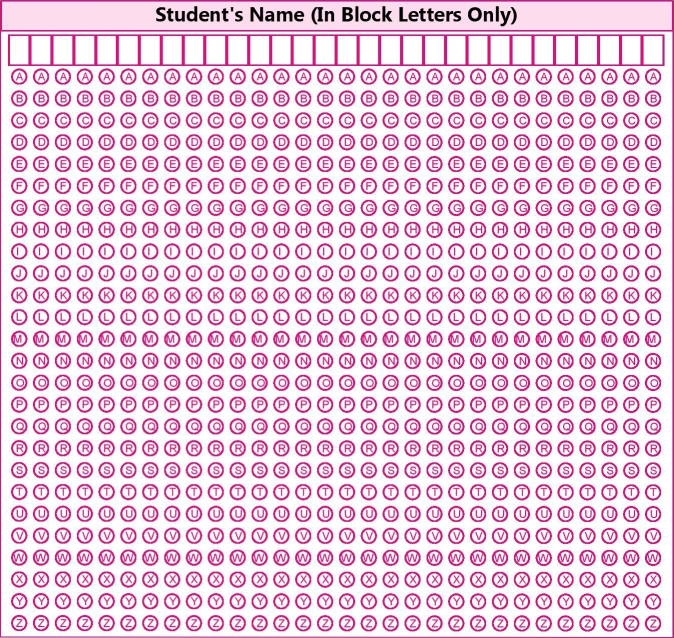
#> input picture warped_sheet.jpg, 1348 x 1276 px, given in place of a4397defd26be38b74d96a98a34689d4.jpg, which was not available (shown at 1/2 size)
$ python preprocess.py
#> lines starting #> are read from the running program, lines starting #| are printed output that depends on the picture; after the words box and inside, x2 and y2 are one past the last pixel; in counts of white or black regions, pixels touching at a corner belong together; pictures that were not available may be replaced by others from this repository, and a replacement may not be noted
import cv2
import numpy as np

def load_image(path):
     """Load an image from a file path."""
     image = cv2.imread(path)
     if image is None:
          raise ValueError(f"Image not found at path: {path}")
     return image
def find_paper_contour(image, debug=False):
     """Detect the largest 4-point contour (the OMR sheet boundary)."""
     gray = cv2.cvtColor(image, cv2.COLOR_BGR2GRAY)
     blur = cv2.GaussianBlur(gray, (5,5), 0)
     edged = cv2.Canny(blur, 50, 150)

     cnts, _ = cv2.findContours(edged.copy(), cv2.RETR_EXTERNAL, cv2.CHAIN_APPROX_SIMPLE)
     cnts = sorted(cnts, key=cv2.contourArea, reverse=True)[:5]

     for c in cnts:
          peri = cv2.arcLength(c, True)
          approx = cv2.approxPolyDP(c, 0.02 * peri, True)
          if len(approx) == 4:  # Found rectangle
               if debug:
                    print("Found 4-point contour for sheet.")
               return approx.reshape(4,2)

     return None

def order_points(pts):
     """Order points as top-left, top-right, bottom-right, bottom-left."""
     rect = np.zeros((4,2), dtype="float32")
     s = pts.sum(axis=1)
     rect[0] = pts[np.argmin(s)]
     rect[2] = pts[np.argmax(s)]

     diff = np.diff(pts, axis=1)
     rect[1] = pts[np.argmin(diff)]
     rect[3] = pts[np.argmax(diff)]
     return rect

def four_point_transform(image, pts):
    rect = order_points(pts)
    (tl, tr, br, bl) = rect

    widthA = np.linalg.norm(br - bl)
    widthB = np.linalg.norm(tr - tl)
    maxWidth = max(int(widthA), int(widthB))

    heightA = np.linalg.norm(tr - br)
    heightB = np.linalg.norm(tl - bl)
    maxHeight = max(int(heightA), int(heightB))

    dst = np.array([
        [0,0],
        [maxWidth-1, 0],
        [maxWidth-1, maxHeight-1],
        [0, maxHeight-1]
    ], dtype="float32")

    M = cv2.getPerspectiveTransform(rect, dst)
    warped = cv2.warpPerspective(image, M, (maxWidth, maxHeight))
    return warped

def preprocess_sheet(path, debug=False):
    """Load image, detect sheet, apply perspective correction."""
    img = load_image(path)
#> in load_image, image is the input picture: shape (1276, 1348, 3); mean B, G, R 220.1, 198.1, 233.8
    contour = find_paper_contour(img, debug=debug)
#> in find_paper_contour, `gray = cv2.cvtColor(image, cv2.COLOR_BGR2GRAY)`:
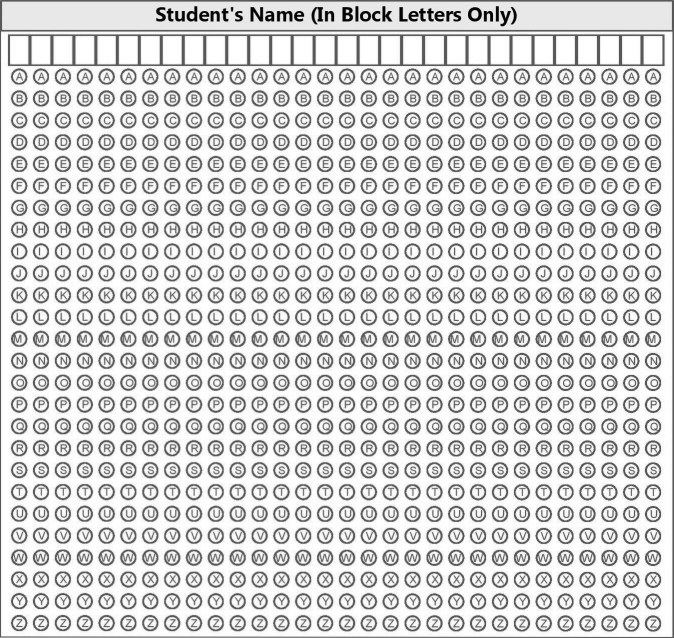
#> gray: shape (1276, 1348) (shown at 1/2 size); min 0, max 255, mean 211.3
#> in find_paper_contour, `edged = cv2.Canny(blur, 50, 150)`:
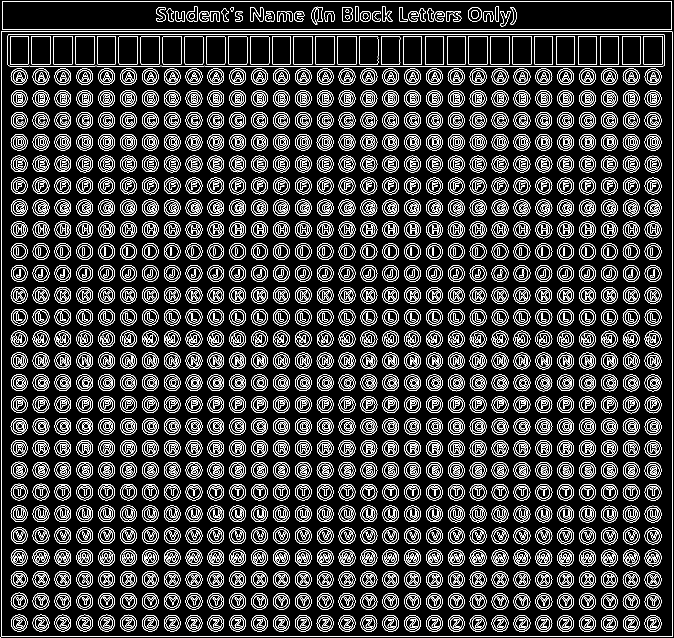
#> edged: shape (1276, 1348) (shown at 1/2 size); 14.2% white in thin lines or dots
#> in find_paper_contour, `cnts, _ = cv2.findContours(edged.copy(), cv2.RETR_EXTERNAL, cv2.CHAIN_..`: cnts = 3 contours, 1 with area under 20; largest, box (x1, y1, x2, y2) and area: (2, 63, 1345, 1274) 1623244, (4, 3, 1344, 60) 74984
#> the loop in find_paper_contour, `for c in cnts:` made 1 pass
#> (peri, approx) on pass 1: (5106.7, [[2, 63], [2, 1272], [1344, 1273], [1344, 63]])
#| Found 4-point contour for sheet.
#> contour = [[2, 63], [2, 1272], [1344, 1273], [1344, 63]]

    if contour is None:
        if debug:
            print("No contour found. Returning original image.")
        return img

    warped = four_point_transform(img, contour)
#> in order_points, `s = pts.sum(axis=1)`: s = [65, 1274, 2617, 1407]
#> in order_points, `diff = np.diff(pts, axis=1)`: diff = [61, 1270, -71, -1281]
#> in four_point_transform, `rect = order_points(pts)`: rect = [[2, 63], [1344, 63], [1344, 1273], [2, 1272]]
#> in four_point_transform, `(tl, tr, br, bl) = rect`: tl = [2, 63]; tr = [1344, 63]; br = [1344, 1273]; bl = [2, 1272]
#> in four_point_transform, `widthA = np.linalg.norm(br - bl)`: widthA = 1342
#> in four_point_transform, `heightA = np.linalg.norm(tr - br)`: heightA = 1210
#> in four_point_transform, `heightB = np.linalg.norm(tl - bl)`: heightB = 1209
#> in four_point_transform, `maxHeight = max(int(heightA), int(heightB))`: maxHeight = 1210
#> in four_point_transform, `dst = np.array([ [0,0], [maxWidth-1, 0], [maxWidth-1, maxHeight-1], [0..`: dst = [[0, 0], [1341, 0], [1341, 1209], [0, 1209]]
#> in four_point_transform, `M = cv2.getPerspectiveTransform(rect, dst)`: M = [[1, 7.62e-20, -2], [5.29e-18, 1, -63], [6.16e-07, -1.37e-22, 1]]
#> in four_point_transform, `warped = cv2.warpPerspective(image, M, (maxWidth, maxHeight))`:
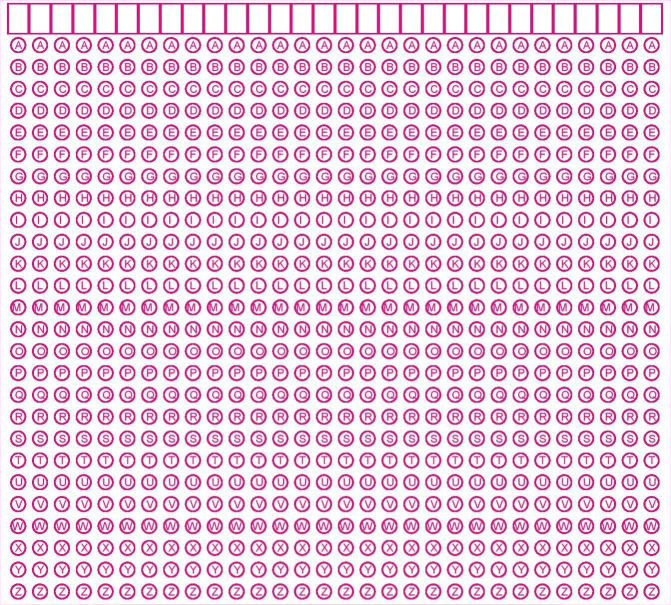
#> warped: shape (1210, 1342, 3) (shown at 1/2 size); mean B, G, R 221.5, 199.9, 234.9
    return warped

if __name__ == "__main__":

    sheet_path = "C:/Users/mahis/OneDrive/Desktop/a4397defd26be38b74d96a98a34689d4.jpg"
    output_path = "warped_sheet.jpg"

    warped_img = preprocess_sheet(sheet_path, debug=True)
    cv2.imwrite(output_path, warped_img)
    print(f"Warped sheet saved at {output_path}")
